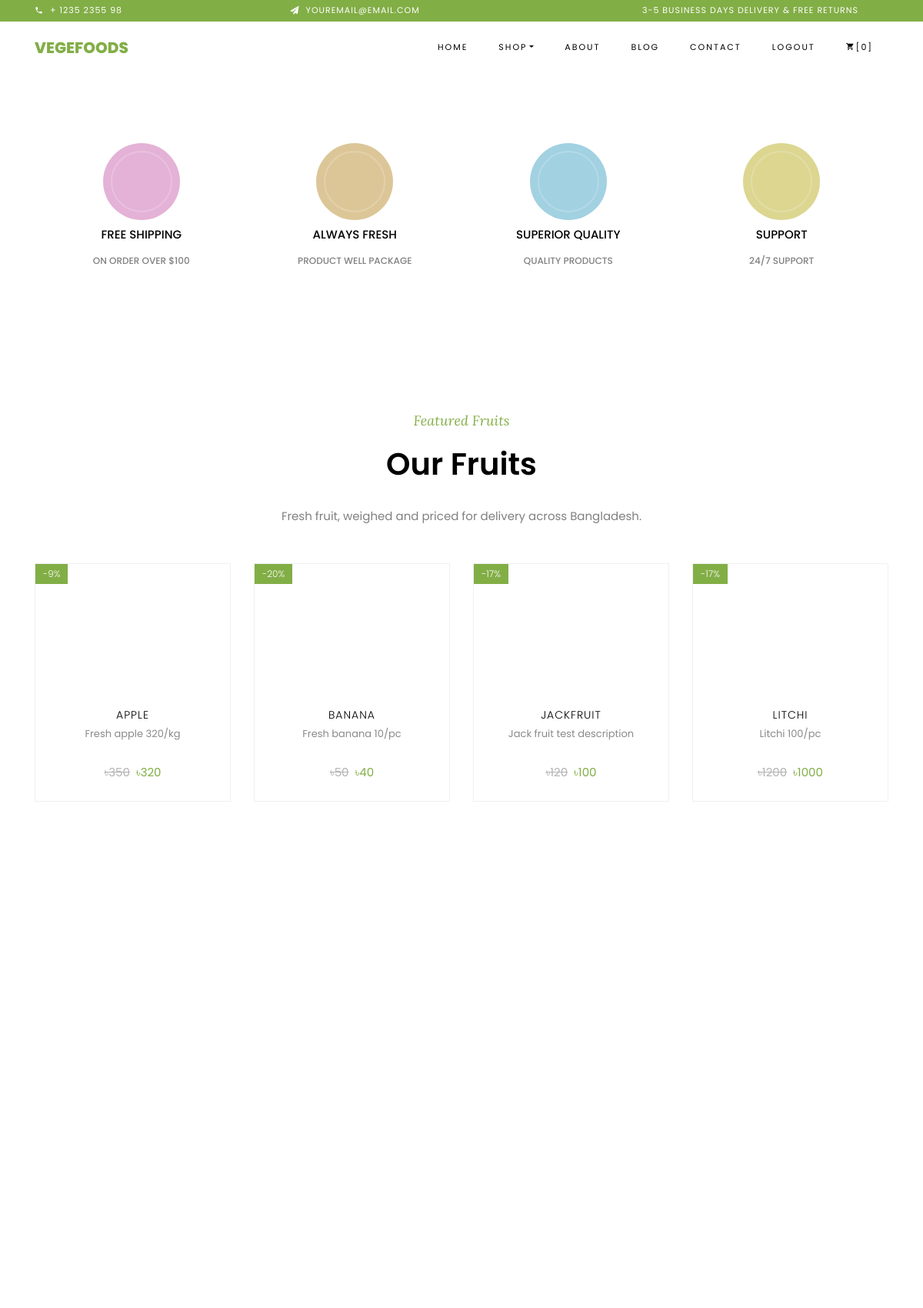
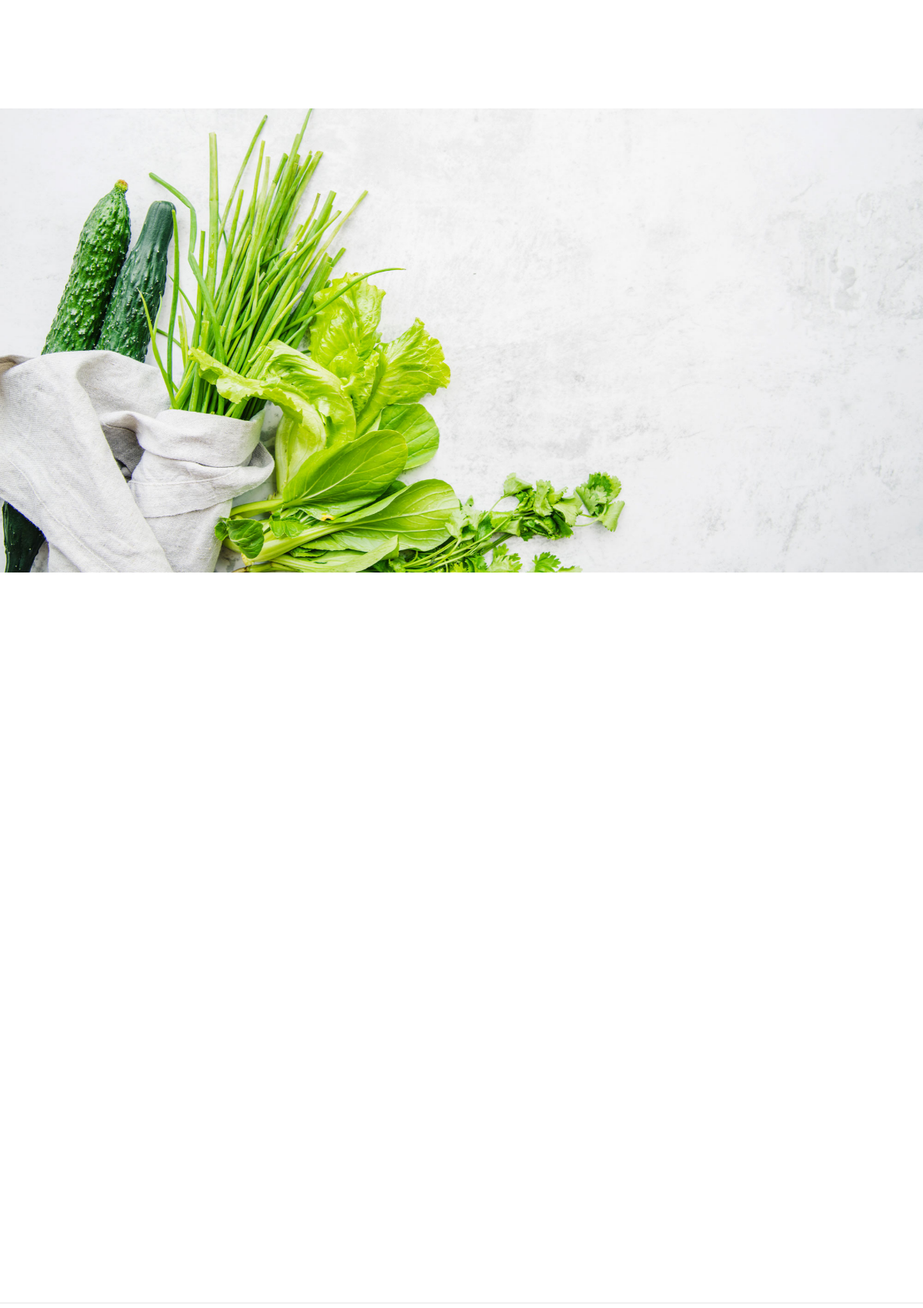
The app's page / (signed in, upper part) with its own data (2 pictures, top to bottom).
### shop/models.py (models this page shows, shortened)
class Fruit(models.Model):
    title = models.CharField(max_length=200)
    selling_price = models.FloatField()
    discounted_price = models.FloatField()
    description = models.CharField(max_length=500)
    fruit_image = models.ImageField(upload_to='fruit-img')
    @property
    def discount_percent(self):
        if self.selling_price and self.discounted_price < self.selling_price:
            return round(
                (self.selling_price - self.discounted_price) * 100 / self.selling_price
            )
        return 0

### shop/views.py (the view)
# urls.py: path('', views.FruitListView.as_view(), name='fruit-list'),
class FruitListView(View):
    def get(self, request):
        fruits = Fruit.objects.all()
        return render(request, 'index.html', {'fruits': fruits})

### templates/index.html (shortened to what this page needs)
{% load static %}
<!DOCTYPE html>
<html lang="en">
  <head>
    <link rel="stylesheet" href="{% static 'css/open-iconic-bootstrap.min.css' %}">
    <link rel="stylesheet" href="{% static 'css/animate.css' %}">
    <link rel="stylesheet" href="{% static 'css/owl.carousel.min.css' %}">
    <link rel="stylesheet" href="{% static 'css/owl.theme.default.min.css' %}">
    <link rel="stylesheet" href="{% static 'css/magnific-popup.css' %}">
    <link rel="stylesheet" href="{% static 'css/aos.css' %}">
    <link rel="stylesheet" href="{% static 'css/ionicons.min.css' %}">
    <link rel="stylesheet" href="{% static 'css/bootstrap-datepicker.css' %}">
    <link rel="stylesheet" href="{% static 'css/jquery.timepicker.css' %}">
    <link rel="stylesheet" href="{% static 'css/flaticon.css' %}">
    <link rel="stylesheet" href="{% static 'css/icomoon.css' %}">
    <link rel="stylesheet" href="{% static 'css/style.css' %}">
  </head>
  <body class="goto-here">
		<div class="py-1 bg-primary">
    	<div class="container">
    		<div class="row no-gutters d-flex align-items-start align-items-center px-md-0">
	    		<div class="col-lg-12 d-block">
		    		<div class="row d-flex">
		    			<div class="col-md pr-4 d-flex topper align-items-center">
					    	<div class="icon mr-2 d-flex justify-content-center align-items-center"><span class="icon-phone2"></span></div>
						    <span class="text">+ 1235 2355 98</span>
					    </div>
					    <div class="col-md pr-4 d-flex topper align-items-center">
					    	<div class="icon mr-2 d-flex justify-content-center align-items-center"><span class="icon-paper-plane"></span></div>
						    <span class="text">youremail@email.com</span>
					    </div>
					    <div class="col-md-5 pr-4 d-flex topper align-items-center text-lg-right">
						    <span class="text">3-5 Business days delivery &amp; Free Returns</span>
					    </div>
				    </div>
			    </div>
		    </div>
		  </div>
    </div>
    <nav class="navbar navbar-expand-lg navbar-dark ftco_navbar bg-dark ftco-navbar-light" id="ftco-navbar">
	    <div class="container">
	      <a class="navbar-brand" href="index.html">Vegefoods</a>
	      <div class="collapse navbar-collapse" id="ftco-nav">
	        <ul class="navbar-nav ml-auto">
	          <li class="nav-item active"><a href="index.html" class="nav-link">Home</a></li>
	          <li class="nav-item dropdown">
              <a class="nav-link dropdown-toggle" href="#" id="dropdown04" data-toggle="dropdown" aria-haspopup="true" aria-expanded="false">Shop</a>
            </li>
	          <li class="nav-item"><a href="about.html" class="nav-link">About</a></li>
	          <li class="nav-item"><a href="blog.html" class="nav-link">Blog</a></li>
	          <li class="nav-item"><a href="contact.html" class="nav-link">Contact</a></li>
	          {% if user.is_authenticated %}
	          <li class="nav-item">
	            <form method="post" action="{% url 'logout' %}">
	              <button type="submit" class="nav-link">Logout</button>
	            </form>
	          </li>
	          {% else %}
	          <li class="nav-item"><a href="{% url 'login' %}" class="nav-link">Login</a></li>
	          <li class="nav-item"><a href="{% url 'signup' %}" class="nav-link">Signup</a></li>
	          {% endif %}
	          <li class="nav-item cta cta-colored"><a href="cart.html" class="nav-link"><span class="icon-shopping_cart"></span>[0]</a></li>
	        </ul>
	      </div>
	    </div>
	  </nav>
    <section class="ftco-section">
			<div class="container">
				<div class="row no-gutters ftco-services">
          <div class="col-md-3 text-center d-flex align-self-stretch ftco-animate">
            <div class="media block-6 services mb-md-0 mb-4">
              <div class="icon bg-color-1 active d-flex justify-content-center align-items-center mb-2">
              </div>
              <div class="media-body">
                <h3 class="heading">Free Shipping</h3>
                <span>On order over $100</span>
              </div>
            </div>
          </div>
          <div class="col-md-3 text-center d-flex align-self-stretch ftco-animate">
            <div class="media block-6 services mb-md-0 mb-4">
              <div class="icon bg-color-2 d-flex justify-content-center align-items-center mb-2">
              </div>
              <div class="media-body">
                <h3 class="heading">Always Fresh</h3>
                <span>Product well package</span>
              </div>
            </div>
          </div>
          <div class="col-md-3 text-center d-flex align-self-stretch ftco-animate">
            <div class="media block-6 services mb-md-0 mb-4">
              <div class="icon bg-color-3 d-flex justify-content-center align-items-center mb-2">
              </div>
              <div class="media-body">
                <h3 class="heading">Superior Quality</h3>
                <span>Quality Products</span>
              </div>
            </div>
          </div>
          <div class="col-md-3 text-center d-flex align-self-stretch ftco-animate">
            <div class="media block-6 services mb-md-0 mb-4">
              <div class="icon bg-color-4 d-flex justify-content-center align-items-center mb-2">
              </div>
              <div class="media-body">
                <h3 class="heading">Support</h3>
                <span>24/7 Support</span>
              </div>
            </div>
          </div>
        </div>
			</div>
		</section>
    <section class="ftco-section featured-fruits" id="featured-fruits">
    	<div class="container">
				<div class="row justify-content-center mb-3 pb-3">
          <div class="col-md-12 heading-section text-center ftco-animate">
          	<span class="subheading">Featured Fruits</span>
            <h2 class="mb-4">Our Fruits</h2>
            <p>Fresh fruit, weighed and priced for delivery across Bangladesh.</p>
          </div>
        </div>
        <div class="row">
			{% for fruit in fruits %}
			<div class="col-6 col-md-4 col-lg-3 ftco-animate">
                    <div class="product">
    					<a href="{% url 'fruit-detail' fruit.id %}" class="img-prod"><img src="{{ fruit.fruit_image.url }}" alt="{{ fruit.title }}">
    						{% if fruit.discount_percent %}
    						<span class="status">-{{ fruit.discount_percent }}%</span>
    						{% endif %}
    					</a>
    					<div class="text py-3 pb-4 px-3 text-center">
    						<h3><a href="#">{{ fruit.title }}</a></h3>
    						<p class="fruit-desc">{{ fruit.description }}</p>
    						<div class="d-flex justify-content-center">
    							<div class="pricing">
		    						<p class="price"><span class="mr-2 price-dc">৳{{ fruit.selling_price|floatformat:0 }}</span><span class="price-sale">৳{{ fruit.discounted_price|floatformat:0 }}</span></p>
		    					</div>
	    					</div>
    					</div>
    				</div>
			</div>
			{% empty %}
			<div class="col-12 text-center">
				<p>No fruits have been added yet.</p>
			</div>
			{% endfor %}
        </div>
    	</div>
    </section>
		<section class="ftco-section img" style="background-image: url({% static 'images/bg_3.jpg' %});">
    	<div class="container">
				<div class="row justify-content-end">
        </div>
    	</div>
    </section>
    <section class="ftco-section testimony-section">
      <div class="container">
        <div class="row justify-content-center mb-5 pb-3">
        </div>
      </div>
    </section>
    <hr>
  </body>
</html>

### static/css/icomoon.css (style rules this page uses)
[class^="icon-"], [class*=" icon-"] { font-family: 'icomoon' !important; speak: none; font-style: normal; font-weight: normal; font-variant: normal; text-transform: none; line-height: 1; -webkit-font-smoothing: antialiased; -moz-osx-font-smoothing: grayscale; }
.icon-paper-plane:before { content: "\f1d8"; }
.icon-phone2:before { content: "\e0cd"; }
.icon-shopping_cart:before { content: "\e8cc"; }

### records on screen
Fruit: discount_percent "9", title "APPLE", description "Fresh apple 320/kg", selling_price "350", discounted_price "320"
Fruit: discount_percent "20", title "BANANA", description "Fresh banana 10/pc", selling_price "50", discounted_price "40"
Fruit: discount_percent "17", title "JACKFRUIT", description "Jack fruit test description", selling_price "120", discounted_price "100"
Fruit: discount_percent "17", title "LITCHI", description "Litchi 100/pc", selling_price "1200", discounted_price "1000"
